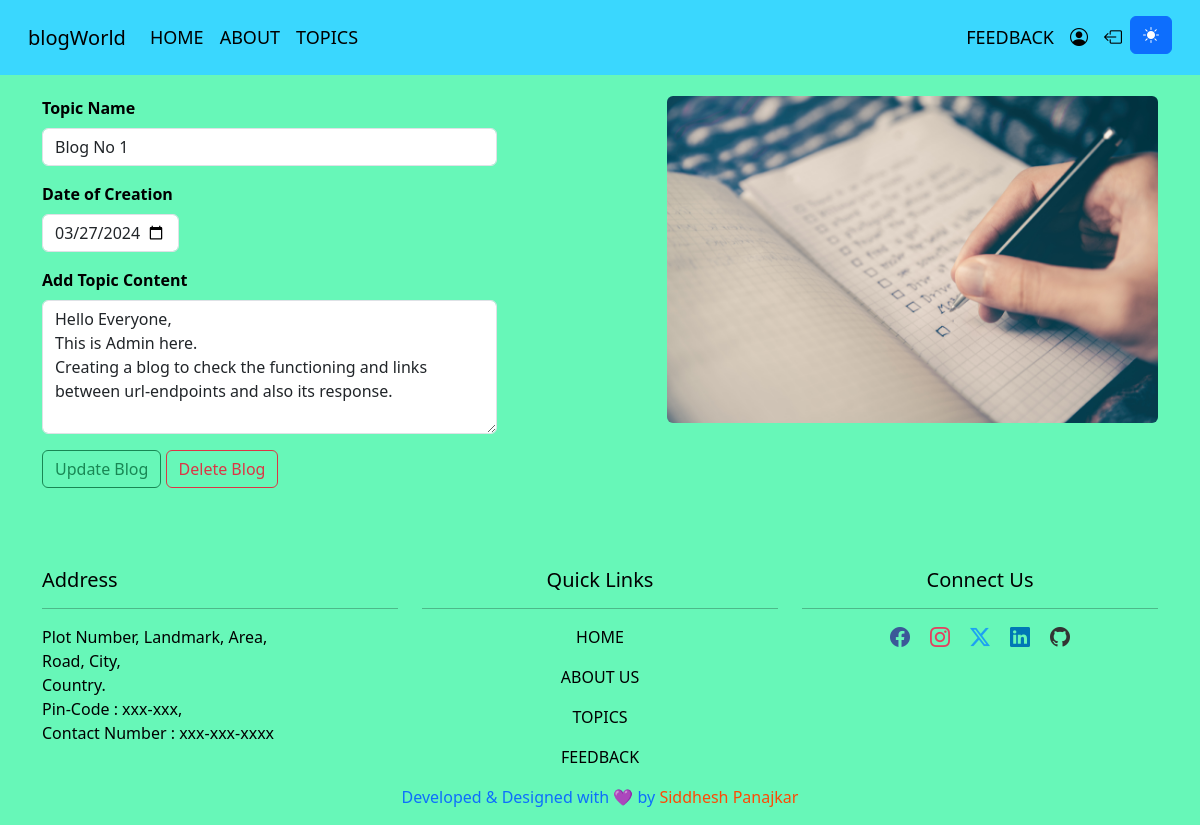
The app's page /edit/1/ (signed in) with its own data.
### blogWebApp/models.py (models this page shows, shortened)
class BlogEntry(models.Model):
    topic_name = models.CharField(max_length=40, verbose_name='Topic Name')
    categories = models.ManyToManyField('BlogCategory', related_name='blog_entries', verbose_name='Categories')
    date_of_creation = models.DateField(verbose_name='Date of Creation',  default=timezone.now)
    last_updated_at = models.DateTimeField(verbose_name='Last Updated At', auto_now=True)
    blog_script = models.TextField(verbose_name='Blog Script')
    author = models.ForeignKey(settings.AUTH_USER_MODEL, on_delete=models.CASCADE, related_name='blog_entries', default=1)
    image = models.ImageField(upload_to='blog_images/', verbose_name=_('Image'), null=True, blank=True)
    class Meta:
        verbose_name = _('Blog Entry')
        verbose_name_plural = _('Blog Entries')

### blogWebApp/views.py (the view)
# urls.py: path('edit/<int:blog_id>/', views.edit_blog, name='edit_blog'),
def edit_blog(request, blog_id):
    if request.user.is_authenticated:
        blog_entry = get_object_or_404(BlogEntry, id=blog_id)
        if blog_entry.author == request.user:
            return render(request, 'edit_blog.html', {'blog_entry': blog_entry})
        else:
            return render(request, 'unauthorized.html')
    else:
        messages.error(request, "You need to log in to create a blog.")
        return render(request, 'unauthorized.html')

### templates/edit_blog.html (shortened to what this page needs)
{% extends 'base.html' %}
{% load static %}
{% block 'main' %}
<div class="container mt-5">
    <div class="row">
        <div class="col-md-6 pt-5 address">
            <form method="post" action="{% url 'update_blog' blog_entry.id %}">
                <div class="col-md-10 mb-3">
                    <label for="exampleInput1" class="form-label"><strong> Topic Name </strong></label>
                    <input type="text" class="form-control" name="topicname" id="exampleInput1"
                        placeholder="Lorem ipsum Voluptatem" value="{{ blog_entry.topic_name }}">
                </div>
                <div class="col-md-3 mb-3">
                    <label for="exampleInput3" class="form-label"><strong> Date of Creation </strong></label>
                    <input type="date" class="form-control" name="dateofcreation" id="exampleInput3"
                        value="{{ blog_entry.date_of_creation|date:'Y-m-d' }}">
                </div>
                <div class="col-md-10 mb-3">
                    <label for="exampleTextarea2" class="form-label"><strong> Add Topic Content </strong></label>
                    <textarea class="form-control" name="blogscript" id="exampleTextarea2" rows="5"
                        placeholder="Add Your Topic Views">{{ blog_entry.blog_script }}</textarea>
                </div>
                <div class="mb-3">
                    <button type="submit" class="btn btn-outline-success" data-bs-toggle="modal"
                        data-bs-target="#updateModal">Update Blog</button>
                    <button type="button" class="btn btn-outline-danger" data-bs-toggle="modal"
                        data-bs-target="#deleteModal">Delete Blog</button>
                </div>
            </form>
        </div>
        <div class="col-md-6 pt-5">
            <img src="{% static './asset/images/blog-4.jpg' %}" class="rounded float-end" width="90%" alt="...">
        </div>
    </div>
</div>
{% endblock 'main' %}

### static/asset/css/style.css (style rules this page uses)
body { background-color: #67f7b8; }
.address { color: black; }

### records on screen
BlogEntry: topicname "Blog No 1", dateofcreation "03/27/2024", blogscript "Hello Everyone, This is Admin here. Creating a blog to check the functioning and links between url-endpoints and also its response."
